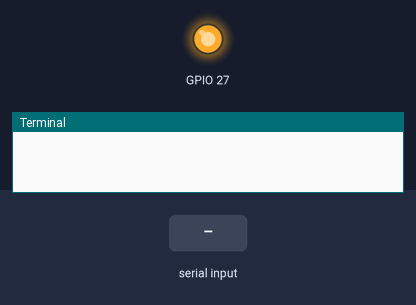
This program was run on a simulated Raspberry Pi (BCM pin numbers). On the bench: output pins drawn as LEDs (lit = HIGH), the last lines printed to the terminal. The test bench sets the inputs (shaded band).

Above: at 1.2 s.
1.3 s: "1" typed at the terminal, then Enter
At 1.6 s:
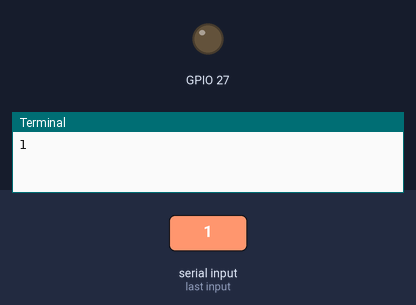
Timing chart, 0 to 4.3 s (numbered marks = the images above; inputs shaded):
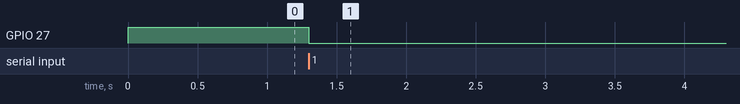

The program:

gpio.py
```python
# import the library and define the prefix for using its members
import RPi.GPIO as GPIO

# tell the library to use pin numbers according to the GPIO naming
GPIO.setmode(GPIO.BCM)

# define GPIO27 as an output
GPIO.setup(27, GPIO.OUT)

# set the output to high
GPIO.output(27, GPIO.HIGH)

# wait for user input
input()

# set the output to low
GPIO.output(27, GPIO.LOW)

# wait for user input
input()

# set GPIO configuration back to default
GPIO.cleanup()
```

Measured:
- after the input at 1.3 s, GPIO 27: HIGH → LOW at once
